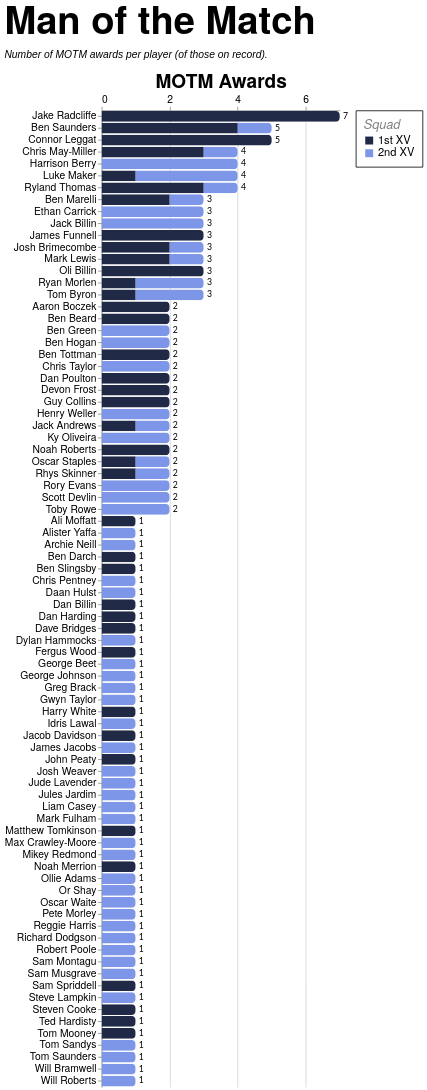

Vega-Lite specification for this chart:
### Vega-Lite specification from a JSON file in a GitHub repository (floating-point values rounded to 4 significant figures; data arrays with more than 128 entries replaced by an {"elided": "..."} marker saying what was removed)
{"config": {"axis": {"labelFont": "PT Sans Narrow, Helvetica Neue, Helvetica, Arial, sans-serif", "titleFont": "PT Sans Narrow, Helvetica Neue, Helvetica, Arial, sans-serif", "labelFontSize": 13, "titleFontSize": 24, "gridColor": "#202947", "gridOpacity": 0.2, "zindex": 1}, "text": {"font": "Lato, sans-serif"}, "bar": {"cornerRadiusEnd": 5}, "header": {"labelFont": "PT Sans Narrow, Helvetica Neue, Helvetica, Arial, sans-serif", "titleFont": "PT Sans Narrow, Helvetica Neue, Helvetica, Arial, sans-serif", "labelFontSize": 24, "titleFontSize": 28, "labelFontWeight": "bold", "orient": "left"}, "legend": {"labelFont": "PT Sans Narrow, Helvetica Neue, Helvetica, Arial, sans-serif", "titleFont": "PT Sans Narrow, Helvetica Neue, Helvetica, Arial, sans-serif", "labelFontSize": 14, "titleFontSize": 16, "titlePadding": 5, "fillColor": "white", "strokeColor": "black", "padding": 10, "titleFontWeight": "lighter", "titleFontStyle": "italic", "titleColor": "gray", "offset": 10}, "title": {"font": "PT Sans Narrow, Helvetica Neue, Helvetica, Arial, sans-serif", "fontSize": 48, "fontWeight": "bold", "anchor": "start", "align": "center", "titlePadding": 20, "subtitlePadding": 10, "subtitleFontSize": 13, "subtitleColor": "", "subtitleFontStyle": "italic", "offset": 15, "color": "black"}, "axisX": {"labelAngle": 0}, "facet": {"title": null, "header": null, "align": {"row": "each", "column": "each"}, "spacing": 10}, "resolve": {"scale": {"y": "independent", "facet": "independent"}}, "background": "transparent", "scale": {"offsetBandPaddingOuter": 0.2, "offsetBandPaddingInner": 0.1}, "view": {"stroke": null, "background": "transparent"}}, "layer": [{"mark": {"type": "bar"}, "encoding": {"color": {"field": "squad", "legend": {"labelExpr": "datum.value + ' XV'", "offset": 20, "orient": "right", "title": "Squad"}, "scale": {"domain": ["1st", "2nd"], "range": ["#202946", "#7d96e8"]}, "sort": ["1st", "2nd"], "type": "nominal"}, "tooltip": [{"field": "player", "title": "Player", "type": "nominal"}, {"field": "squad", "title": "Squad", "type": "nominal"}, {"field": "position", "title": "Position", "type": "nominal"}, {"field": "unit", "title": "Unit", "type": "nominal"}, {"aggregate": "sum", "field": "motm_awards", "title": "MOTM Awards", "type": "quantitative"}, {"aggregate": "max", "field": "player_total", "title": "Total", "type": "quantitative"}], "x": {"aggregate": "sum", "axis": {"orient": "top", "title": "MOTM Awards"}, "field": "motm_awards", "type": "quantitative"}, "y": {"field": "player", "sort": {"field": "player_total", "op": "max", "order": "descending"}, "title": null, "type": "nominal"}}}, {"mark": {"type": "text", "align": "left", "baseline": "middle", "color": "black", "dx": 4, "fontSize": 11}, "encoding": {"text": {"field": "total_awards", "format": ".0f", "type": "quantitative"}, "x": {"axis": {"format": ".0f", "orient": "top", "tickCount": 3, "title": "MOTM Awards"}, "field": "total_awards", "type": "quantitative"}, "y": {"field": "player", "sort": {"field": "player_total", "op": "max", "order": "descending"}, "title": null, "type": "nominal"}}, "transform": [{"aggregate": [{"op": "sum", "field": "motm_awards", "as": "total_awards"}, {"op": "max", "field": "player_total", "as": "player_total"}], "groupby": ["player"]}]}], "data": {"name": "data-f0b6111222e029b1bff7706954decb41"}, "height": {"step": 15}, "params": [{"name": "seasonParam", "value": []}, {"name": "gameTypesParam", "value": []}, {"name": "squadParam", "value": "All"}], "title": {"text": "Man of the Match", "subtitle": "Number of MOTM awards per player (of those on record)."}, "transform": [{"filter": "length(seasonParam) === 0 || indexof(seasonParam, datum.season) >= 0"}, {"filter": "length(gameTypesParam) === 0 || indexof(gameTypesParam, datum.game_type) >= 0"}, {"filter": "squadParam === \"All\" || datum.squad === squadParam"}, {"joinaggregate": [{"op": "sum", "field": "motm_awards", "as": "player_total"}], "groupby": ["player"]}, {"filter": "datum.player_total > 0"}], "width": 300, "$schema": "https://vega.github.io/schema/vega-lite/v5.20.1.json", "datasets": {"data-f0b6111222e029b1bff7706954decb41": {"elided": "132 records"}}}
